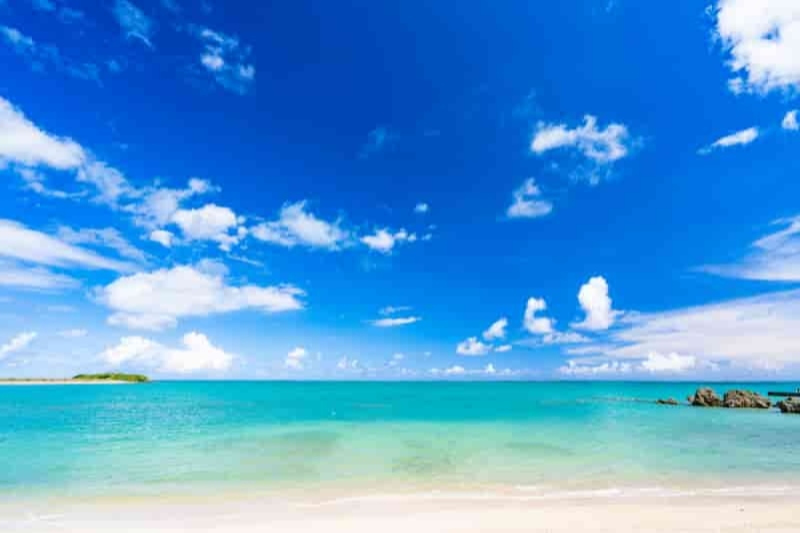
#> input picture report3/umi.jpg, 800 x 533 px
$ python a_brend.py
#> lines starting #> are read from the running program, lines starting #| are printed output that depends on the picture
import cv2
import numpy as np

img1 = cv2.imread("umi.jpg")
#> img1 is the input picture: shape (533, 800, 3); mean B, G, R 217.2, 154.7, 80.4
img2 = cv2.imread("sakana.jpg")
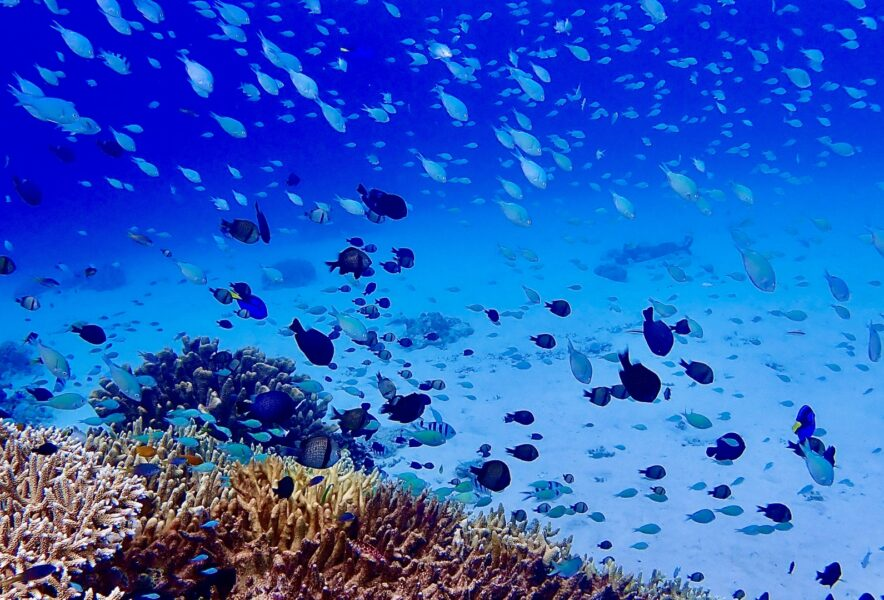
#> input picture report3/sakana.jpg, 884 x 600 px
#> img2 is the input picture: shape (600, 884, 3); mean B, G, R 196.9, 94, 39.5
img1 = cv2.resize(img1, (512, 512))
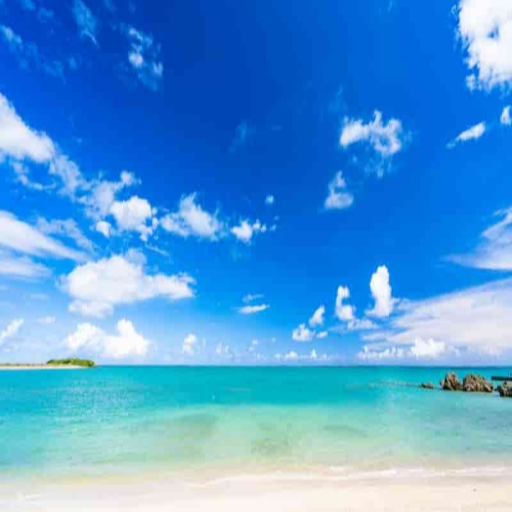
#> img1: shape (512, 512, 3); mean B, G, R 217.1, 154.6, 80.4
img2 = cv2.resize(img2, (512, 512))
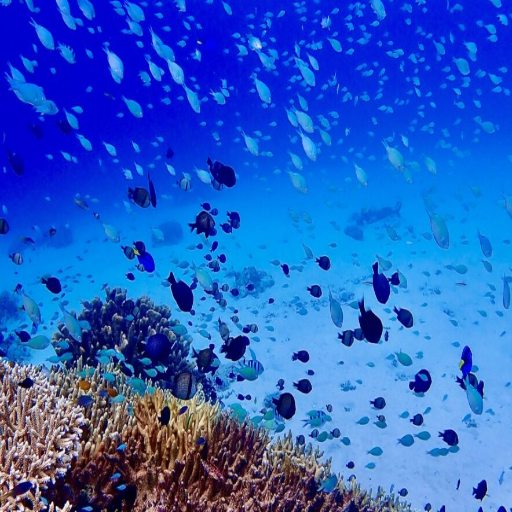
#> img2: shape (512, 512, 3); mean B, G, R 196.8, 93.9, 39.4
h, w = img1.shape[:2]
#> h = 512; w = 512

result = np.zeros_like(img1)

#横方向にα値をグラデーションで変化（左から右）
for x in range(w):
    a = x / w
    result[:, x] = cv2.addWeighted(img1[:, x], a, img2[:, x], 1 - a, 0)
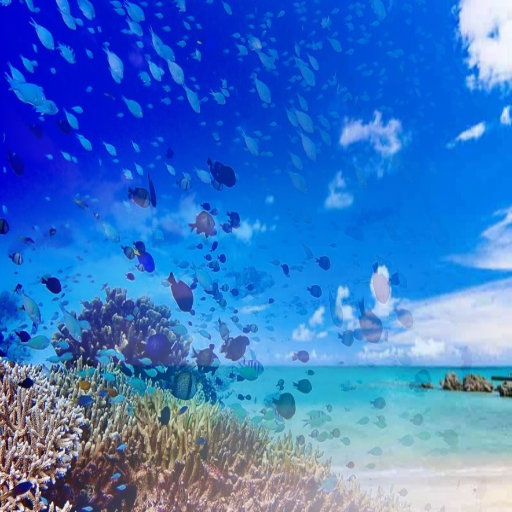
#> result: shape (512, 512, 3); mean B, G, R 200.2, 117.4, 58.5

cv2.imwrite("alpha_gradient.jpg", result)
cv2.imshow("Gradient Alpha Blending", result)
cv2.waitKey(0)
cv2.destroyAllWindows()
